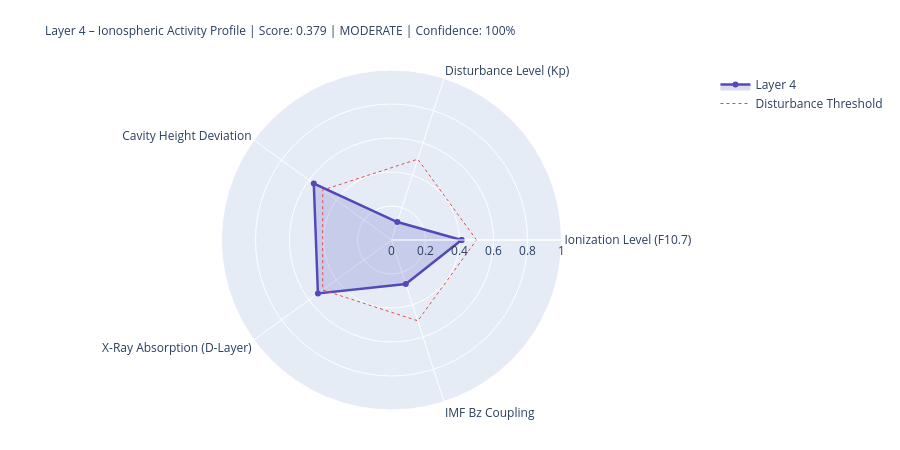

The cell this chart's notebook holds for it:
### Markdown cell above
---
## 4. State Assessment & Handoff to Layer 5

### Code cell
# ============================================================
# LAYER-4-SCORE
# ============================================================

COMPONENTS = {
    'Ionization Level (F10.7)':    {'score': ioniz,       'source': 'primary' if f107_now else 'from_layer0', 'dynamic': True},
    'Disturbance Level (Kp)':          {'score': disturb,     'source': 'primary' if kp_now   else 'from_layer0', 'dynamic': True},
    'Cavity Height Deviation':    {'score': h_dev,       'source': 'derived',                                'dynamic': True},
    'X-Ray Absorption (D-Layer)':{'score': xray_ioniz,  'source': 'primary' if xray_now else 'missing',     'dynamic': True},
    'IMF Bz Coupling':             {'score': bz_coupling, 'source': 'primary' if bz_now   else 'from_layer0', 'dynamic': True},
}

available    = {k: v['score'] for k, v in COMPONENTS.items() if v['score'] is not None}
unavailable  = [k for k, v in COMPONENTS.items() if v['score'] is None]
layer4_score = round(sum(available.values()) / len(available), 4) if available else None
confidence   = round(len(available) / len(COMPONENTS), 2)
level = ('unknown' if layer4_score is None
         else 'quiet'   if layer4_score < 0.3
         else 'moderate' if layer4_score < 0.6
         else 'active')
dominant_l4 = max(available, key=available.get) if available else 'none'

# Resonance delta for Schumann SR-1
sr1_ref = schumann_freq(1, 80.0)
sr1_now = schumann_freq(1, h_eff)
sr1_delta_mhz = (sr1_now - sr1_ref) * 1000

# Propagation conditions
prop_cond = ('disturbed'   if kp_val > 4
             else 'unsettled' if kp_val > 2
             else 'normal')
if xray_class in ['X', 'M']:
    prop_cond = 'Radio-Blackout moeglich'

W = 68
print('=' * W)
print('LAYER 4 – IONOSPHERE – STATE ASSESSMENT')
print('=' * W)
for name, comp in COMPONENTS.items():
    s = comp['score']
    if s is not None:
        bar = '█' * int(s * 20) + '░' * (20 - int(s * 20))
        print(f'  {name:<36} {bar}  {s:.3f}  [{comp["source"]}]')
    else:
        print(f'  {name:<36} {"─" * 20}  n/a   [missing]')
print('-' * W)
print(f'  Score:          {layer4_score:.3f}  ({len(available)}/{len(COMPONENTS)} components)')
print(f'  Confidence:     {confidence:.0%}')
print(f'  Level:          {level.upper()}')
print(f'  Dominant:       {dominant_l4}')
print(f'  Cavity height:  {h_eff:.1f} km  (Ref: 80.0 km)')
print(f'  SR-1:           {sr1_now:.3f} Hz  (Δ {sr1_delta_mhz:+.1f} mHz vs. ref)')
print(f'  Propagation:    {prop_cond}')
print(f'  X-Ray:          {xray_class}-class  ({xray_now:.2e} W/m²)' if xray_now else '  X-Ray:          n/a')
print('=' * W)

# Radar
cats   = list(available.keys())
vals_r = list(available.values())
if len(cats) >= 3:
    fig = go.Figure()
    fig.add_trace(go.Scatterpolar(
        r=vals_r + [vals_r[0]], theta=cats + [cats[0]],
        fill='toself', fillcolor='rgba(83,74,183,0.20)',
        line=dict(color='#534AB7', width=2.5), name='Layer 4'
    ))
    fig.add_trace(go.Scatterpolar(
        r=[0.5] * (len(cats)+1), theta=cats + [cats[0]],
        line=dict(color='#E24B4A', dash='dot', width=1),
        mode='lines', name='Disturbance Threshold'
    ))
    fig.update_layout(
        title=dict(
            text=f'Layer 4 – Ionospheric Activity Profile | Score: {layer4_score:.3f} | {level.upper()} | Confidence: {confidence:.0%}',
            font=dict(size=12)
        ),
        polar=dict(radialaxis=dict(visible=True, range=[0, 1])),
        height=450, showlegend=True,
        margin=dict(l=80, r=80, t=70, b=40)
    )
    fig.show()

### Figure 1 — Plotly figure (JSON) as saved in the notebook; plotly's stock layout.template omitted (floating-point values rounded to 4 significant figures)
{"data": [{"fill": "toself", "fillcolor": "rgba(83,74,183,0.20)", "line": {"color": "#534AB7", "width": 2.5}, "name": "Layer 4", "r": [0.412, 0.111, 0.565, 0.535, 0.272, 0.412], "theta": ["Ionization Level (F10.7)", "Disturbance Level (Kp)", "Cavity Height Deviation", "X-Ray Absorption (D-Layer)", "IMF Bz Coupling", "Ionization Level (F10.7)"], "type": "scatterpolar"}, {"line": {"color": "#E24B4A", "dash": "dot", "width": 1}, "mode": "lines", "name": "Disturbance Threshold", "r": [0.5, 0.5, 0.5, 0.5, 0.5, 0.5], "theta": ["Ionization Level (F10.7)", "Disturbance Level (Kp)", "Cavity Height Deviation", "X-Ray Absorption (D-Layer)", "IMF Bz Coupling", "Ionization Level (F10.7)"], "type": "scatterpolar"}], "layout": {"height": 450, "margin": {"b": 40, "l": 80, "r": 80, "t": 70}, "polar": {"radialaxis": {"range": [0, 1], "visible": true}}, "showlegend": true, "title": {"font": {"size": 12}, "text": "Layer 4 – Ionospheric Activity Profile | Score: 0.379 | MODERATE | Confidence: 100%"}}}
